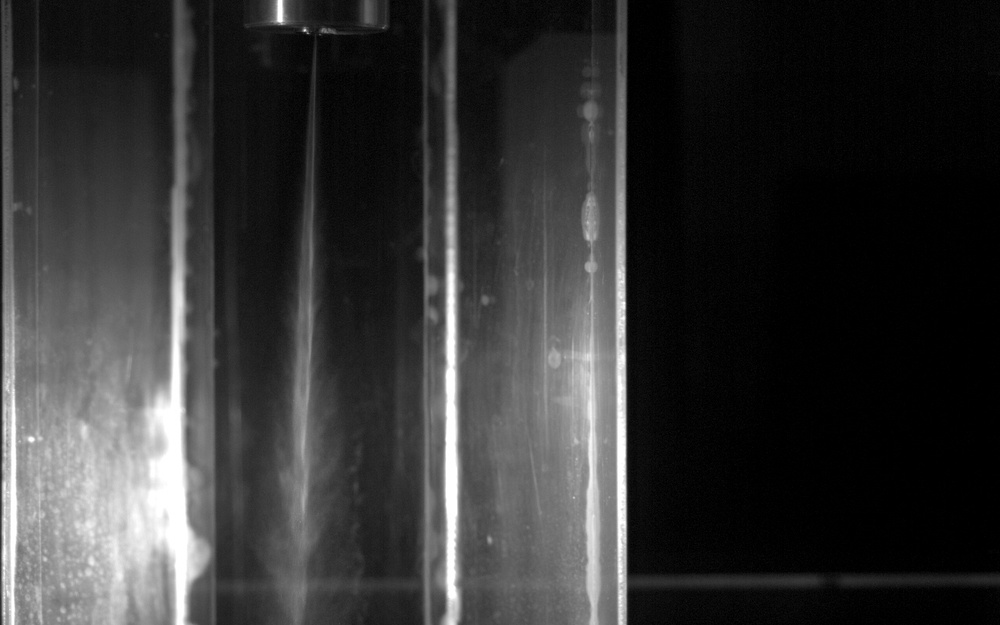
#> input picture input_images/etanol_div_25C_70bar.jpg, 1000 x 625 px, shrunk from 1280 x 800 before the run, found by its file name
$ python dept_subtraction.py
#> lines starting #> are read from the running program, lines starting #| are printed output that depends on the picture
import cv2
import sys

# Load the images
image1 = cv2.imread('etanol_div_25C_70bar.jpg')
#> image1 is the input picture: shape (625, 1000, 3); min 0, max 255, mean 51.8
image2 = cv2.imread('subtracao_fundo.png')
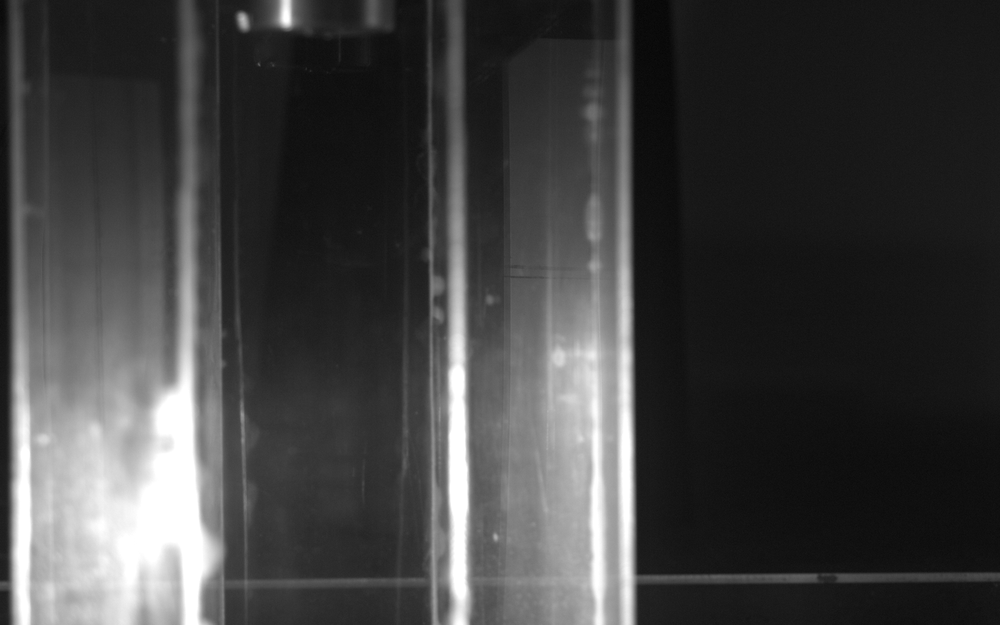
#> input picture subtracao_fundo.png, 1000 x 625 px, shrunk from 1280 x 800 before the run
#> image2 is the input picture: shape (625, 1000, 3); min 6, max 255, mean 65.4

# Check if the images were loaded successfully
if image1 is None:
    print("Error: Could not load 'gasolina_div_40C_70bar.png'. Check the file path.")
    sys.exit(1)
if image2 is None:
    print("Error: Could not load 'subtracao_fundo2.png'. Check the file path.")
    sys.exit(1)

# Ensure the images are of the same size
if image1.shape != image2.shape:
    raise ValueError("Images must be of the same size")

# Subtract the images
subtracted_image = cv2.subtract(image1, image2)
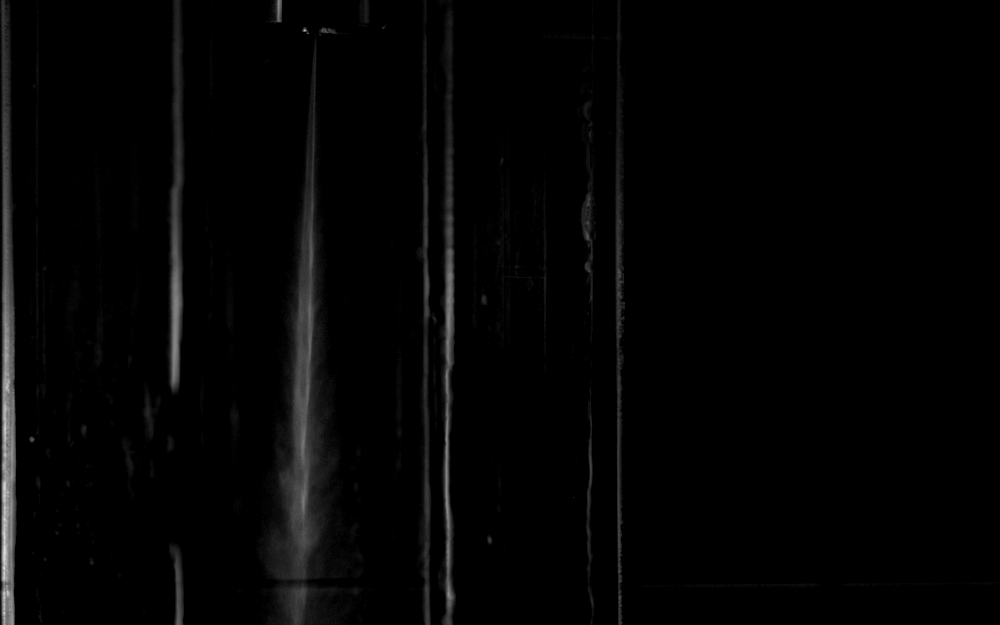
#> subtracted_image: shape (625, 1000, 3); min 0, max 223, mean 4.1

# Display the result
cv2.imshow('Subtracted Image', subtracted_image)
cv2.waitKey(0)
cv2.destroyAllWindows()

# Save the result
output_path = 'subtracted_image.jpg'
cv2.imwrite(output_path, subtracted_image)
print(f"Subtracted image saved as '{output_path}'")
